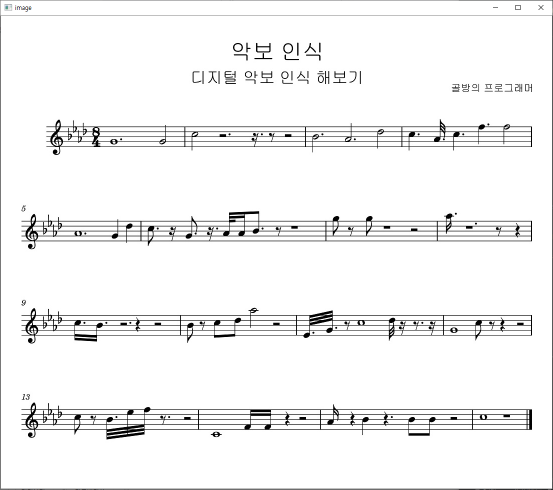
#> input picture image/music.jpg, 1106 x 979 px (shown at 1/2 size)
$ python -i modules.py   (imports and definitions only)
#> lines starting #> are read from the running program, lines starting #| are printed output that depends on the picture; after the words box and inside, x2 and y2 are one past the last pixel; in counts of white or black regions, pixels touching at a corner belong together
#> further down, picture is the input picture: shape (979, 1106, 3); mean B, G, R 243.6, 243.6, 243.6
### functions.py
#!/usr/bin/env python
# coding: utf-8

# In[1]:


import cv2
import numpy as np

VERTICAL = True
HORIZONTAL = False

# [16 lines left out: function get_line, not called in this run]

def threshold(image):
    image = cv2.cvtColor(image, cv2.COLOR_BGR2GRAY)
    ret, image = cv2.threshold(image, 127, 255, cv2.THRESH_BINARY_INV | cv2.THRESH_OTSU)
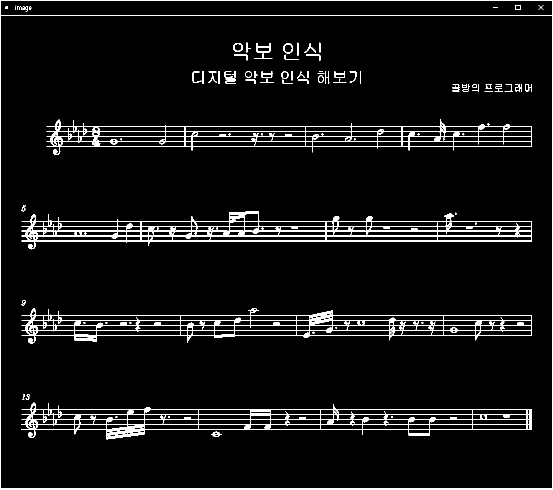
#> image: shape (979, 1106) (shown at 1/2 size); 5% white; 98 white regions (36 under 20 px), largest, box (x1, y1, x2, y2) and area: (43, 805, 1064, 879) 12214, (43, 422, 1064, 499) 12019, (43, 616, 1064, 687) 10037
#> ret = 149
    return image

# [47 lines left out: functions count_rect_pixels, count_pixels_part, stem_detection, object_analysis, not called in this run]

def weighted(value):
    standard = 10
    return int(value * (standard / 10))

# [4 lines left out: function closing, not called in this run]

def put_text(image, text, loc):
    font = cv2.FONT_HERSHEY_SIMPLEX
    cv2.putText(image, str(text), loc, font, 0.6, (255, 0, 0), 2)

def get_center(y, h):
    return (y + y + h) / 2


# In[ ]:

### modules.py
#!/usr/bin/env python
# coding: utf-8

# In[2]:


import cv2
import numpy as np
import functions as fs
import recognition_modules as rs

# [122 lines left out: functions recognition, remove_staves, normalization, object_detection, object_analysis, not called in this run]

def remove_noise(image):
    image = fs.threshold(image)  # 이미지 이진화
    mask = np.zeros(image.shape, np.uint8)  # 보표 영역만 추출하기 위해 마스크 생성

    cnt, labels, stats, centroids = cv2.connectedComponentsWithStats(image)  # 레이블링
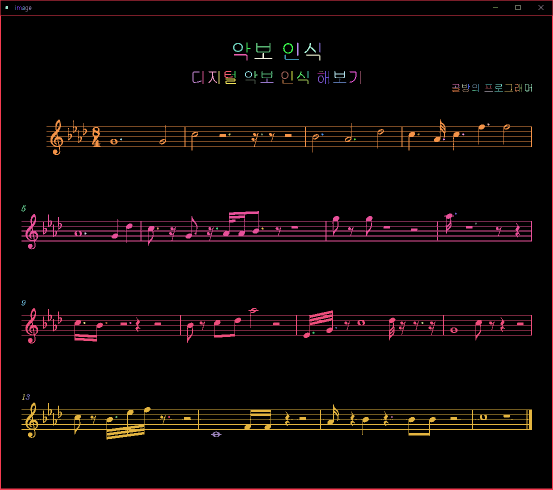
#> labels: shape (979, 1106) int32 (shown at 1/2 size); 99 distinct labels, from 0 to 98; one colour per label, 0 black
#> cnt = 99; stats = 99 rows, first 6: [1, 1, 1104, 976, 1028274], [0, 0, 1106, 979, 8264], [31, 11, 1, 1, 1], [1031, 10, 10, 10, 36], [1077, 10, 10, 10, 20], [11, 12, 5, 6, 29]; centroids = 99 pairs, first value 13.07 to 1081.5, second value 11 to 868.3
    for i in range(1, cnt):
        x, y, w, h, area = stats[i]
        if w > image.shape[1] * 0.5:  # 보표 영역에만
            cv2.rectangle(mask, (x, y, w, h), (255, 0, 0), -1)  # 사각형 그리기
#> this loop made 98 passes
#> (x, y, w, h, area) on passes 1, 3, 4, 5, 7, 9, 12, 13, 14, 15, 16, 17: (0, 0, 1106, 979, 8264), (1031, 10, 10, 10, 36), (1077, 10, 10, 10, 20), (11, 12, 5, 6, 29), (34, 13, 9, 7, 26), (51, 13, 5, 10, 24), (493, 85, 8, 20, 52), (594, 85, 3, 27, 77), (638, 85, 3, 20, 57), (466, 86, 20, 18, 136), (512, 86, 29, 19, 212), (566, 86, 20, 21, 140)
#> mask: shape (979, 1106); every value is 255

    masked_image = cv2.bitwise_and(image, mask)  # 보표 영역 추출

    return masked_image

# In[ ]:

>>> import cv2
>>> picture = cv2.imread('image/music.jpg')
>>> result = remove_noise(picture)
